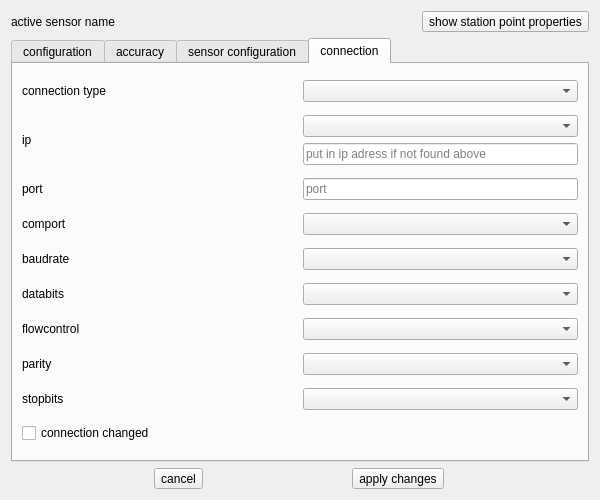
<?xml version="1.0" encoding="UTF-8"?>
<ui version="4.0">
 <class>StationInfoDialog</class>
 <widget class="QDialog" name="StationInfoDialog">
  <property name="geometry">
   <rect>
    <x>0</x>
    <y>0</y>
    <width>600</width>
    <height>500</height>
   </rect>
  </property>
  <property name="windowTitle">
   <string>Dialog</string>
  </property>
  <layout class="QVBoxLayout" name="verticalLayout_2">
   <item>
    <layout class="QHBoxLayout" name="horizontalLayout_5">
     <item>
      <widget class="QLabel" name="label_activeSensor">
       <property name="text">
        <string>active sensor name</string>
       </property>
      </widget>
     </item>
     <item>
      <widget class="QToolButton" name="toolButton_pointProperties">
       <property name="text">
        <string>show station point properties</string>
       </property>
      </widget>
     </item>
    </layout>
   </item>
   <item>
    <widget class="QTabWidget" name="tabWidget_sensorConfig">
     <property name="currentIndex">
      <number>3</number>
     </property>
     <widget class="QWidget" name="tab_config">
      <attribute name="title">
       <string>configuration</string>
      </attribute>
      <layout class="QVBoxLayout" name="verticalLayout_3">
       <item>
        <layout class="QHBoxLayout" name="horizontalLayout_2" stretch="1,1">
         <item>
          <widget class="QLabel" name="label_configName">
           <property name="text">
            <string>config name</string>
           </property>
          </widget>
         </item>
         <item>
          <widget class="QLineEdit" name="lineEdit_configName">
           <property name="placeholderText">
            <string>configuration name</string>
           </property>
          </widget>
         </item>
        </layout>
       </item>
       <item>
        <layout class="QHBoxLayout" name="horizontalLayout_3">
         <item>
          <widget class="QLabel" name="label_existingConfigs">
           <property name="text">
            <string>existing configs</string>
           </property>
          </widget>
         </item>
         <item>
          <widget class="QComboBox" name="comboBox_existingConfigs"/>
         </item>
        </layout>
       </item>
       <item>
        <layout class="QHBoxLayout" name="horizontalLayout_4" stretch="1,1">
         <item>
          <widget class="QToolButton" name="toolButton_loadConfig">
           <property name="text">
            <string>load configuration</string>
           </property>
          </widget>
         </item>
         <item>
          <widget class="QToolButton" name="toolButton_saveConfig">
           <property name="text">
            <string>save configuration</string>
           </property>
          </widget>
         </item>
        </layout>
       </item>
       <item>
        <spacer name="verticalSpacer">
         <property name="orientation">
          <enum>Qt::Vertical</enum>
         </property>
         <property name="sizeHint" stdset="0">
          <size>
           <width>20</width>
           <height>40</height>
          </size>
         </property>
        </spacer>
       </item>
      </layout>
     </widget>
     <widget class="QWidget" name="tab_accuracy">
      <attribute name="title">
       <string>accuracy</string>
      </attribute>
      <layout class="QVBoxLayout" name="verticalLayout">
       <item>
        <widget class="QToolBox" name="toolBox_accuracy">
         <property name="currentIndex">
          <number>4</number>
         </property>
         <widget class="QWidget" name="page_polar">
          <property name="geometry">
           <rect>
            <x>0</x>
            <y>0</y>
            <width>122</width>
            <height>96</height>
           </rect>
          </property>
          <attribute name="label">
           <string>polar</string>
          </attribute>
          <layout class="QVBoxLayout" name="verticalLayout_12">
           <item>
            <layout class="QHBoxLayout" name="horizontalLayout_14" stretch="1,1">
             <item>
              <widget class="QLabel" name="label_sigmaAzimuth">
               <property name="text">
                <string>TextLabel</string>
               </property>
              </widget>
             </item>
             <item>
              <widget class="QLineEdit" name="lineEdit_sigmaAzimuth"/>
             </item>
            </layout>
           </item>
           <item>
            <layout class="QHBoxLayout" name="horizontalLayout_15" stretch="1,1">
             <item>
              <widget class="QLabel" name="label_sigmaZenith">
               <property name="text">
                <string>TextLabel</string>
               </property>
              </widget>
             </item>
             <item>
              <widget class="QLineEdit" name="lineEdit_sigmaZenith"/>
             </item>
            </layout>
           </item>
           <item>
            <layout class="QHBoxLayout" name="horizontalLayout_16" stretch="1,1">
             <item>
              <widget class="QLabel" name="label_sigmaDistance">
               <property name="text">
                <string>TextLabel</string>
               </property>
              </widget>
             </item>
             <item>
              <widget class="QLineEdit" name="lineEdit_sigmaDistance"/>
             </item>
            </layout>
           </item>
          </layout>
         </widget>
         <widget class="QWidget" name="page_cartesian">
          <property name="geometry">
           <rect>
            <x>0</x>
            <y>0</y>
            <width>122</width>
            <height>96</height>
           </rect>
          </property>
          <attribute name="label">
           <string>cartesian</string>
          </attribute>
          <layout class="QVBoxLayout" name="verticalLayout_13">
           <item>
            <layout class="QHBoxLayout" name="horizontalLayout_17" stretch="1,1">
             <item>
              <widget class="QLabel" name="label_sigmaX">
               <property name="text">
                <string>TextLabel</string>
               </property>
              </widget>
             </item>
             <item>
              <widget class="QLineEdit" name="lineEdit_sigmaX"/>
             </item>
            </layout>
           </item>
           <item>
            <layout class="QHBoxLayout" name="horizontalLayout_18" stretch="1,1">
             <item>
              <widget class="QLabel" name="label_sigmaY">
               <property name="text">
                <string>TextLabel</string>
               </property>
              </widget>
             </item>
             <item>
              <widget class="QLineEdit" name="lineEdit_sigmaY"/>
             </item>
            </layout>
           </item>
           <item>
            <layout class="QHBoxLayout" name="horizontalLayout_19" stretch="1,1">
             <item>
              <widget class="QLabel" name="label_sigmaZ">
               <property name="text">
                <string>TextLabel</string>
               </property>
              </widget>
             </item>
             <item>
              <widget class="QLineEdit" name="lineEdit_sigmaZ"/>
             </item>
            </layout>
           </item>
          </layout>
         </widget>
         <widget class="QWidget" name="page_temperature">
          <property name="geometry">
           <rect>
            <x>0</x>
            <y>0</y>
            <width>122</width>
            <height>40</height>
           </rect>
          </property>
          <attribute name="label">
           <string>temperature</string>
          </attribute>
          <layout class="QVBoxLayout" name="verticalLayout_14">
           <item>
            <layout class="QHBoxLayout" name="horizontalLayout_20" stretch="1,1">
             <item>
              <widget class="QLabel" name="label_sigmaTemperature">
               <property name="text">
                <string>TextLabel</string>
               </property>
              </widget>
             </item>
             <item>
              <widget class="QLineEdit" name="lineEdit_sigmaTemperature"/>
             </item>
            </layout>
           </item>
          </layout>
         </widget>
         <widget class="QWidget" name="page_levelMeasurement">
          <property name="geometry">
           <rect>
            <x>0</x>
            <y>0</y>
            <width>122</width>
            <height>68</height>
           </rect>
          </property>
          <attribute name="label">
           <string>level measurement</string>
          </attribute>
          <layout class="QVBoxLayout" name="verticalLayout_15">
           <item>
            <layout class="QHBoxLayout" name="horizontalLayout_21" stretch="1,1">
             <item>
              <widget class="QLabel" name="label_sigmaXZ">
               <property name="text">
                <string>TextLabel</string>
               </property>
              </widget>
             </item>
             <item>
              <widget class="QLineEdit" name="lineEdit_sigmaXZ"/>
             </item>
            </layout>
           </item>
           <item>
            <layout class="QHBoxLayout" name="horizontalLayout_22" stretch="1,1">
             <item>
              <widget class="QLabel" name="label_sigmaYZ">
               <property name="text">
                <string>TextLabel</string>
               </property>
              </widget>
             </item>
             <item>
              <widget class="QLineEdit" name="lineEdit_sigmaYZ"/>
             </item>
            </layout>
           </item>
          </layout>
         </widget>
         <widget class="QWidget" name="page_sigmaUndefined">
          <property name="geometry">
           <rect>
            <x>0</x>
            <y>0</y>
            <width>558</width>
            <height>249</height>
           </rect>
          </property>
          <attribute name="label">
           <string>others</string>
          </attribute>
         </widget>
        </widget>
       </item>
      </layout>
     </widget>
     <widget class="QWidget" name="tab_sensorConfig">
      <attribute name="title">
       <string>sensor configuration</string>
      </attribute>
     </widget>
     <widget class="QWidget" name="tab_connection">
      <attribute name="title">
       <string>connection</string>
      </attribute>
      <layout class="QVBoxLayout" name="verticalLayout_6">
       <item>
        <layout class="QHBoxLayout" name="horizontalLayout_27" stretch="1,1">
         <item>
          <widget class="QLabel" name="label_connectionType">
           <property name="text">
            <string>connection type</string>
           </property>
          </widget>
         </item>
         <item>
          <widget class="QComboBox" name="comboBox_connectiontype"/>
         </item>
        </layout>
       </item>
       <item>
        <layout class="QHBoxLayout" name="horizontalLayout_28" stretch="1,1">
         <item>
          <widget class="QLabel" name="label_ip">
           <property name="text">
            <string>ip</string>
           </property>
          </widget>
         </item>
         <item>
          <layout class="QVBoxLayout" name="verticalLayout_5">
           <item>
            <widget class="QComboBox" name="comboBox_ip"/>
           </item>
           <item>
            <widget class="QLineEdit" name="lineEdit_ip">
             <property name="placeholderText">
              <string>put in ip adress if not found above</string>
             </property>
            </widget>
           </item>
          </layout>
         </item>
        </layout>
       </item>
       <item>
        <layout class="QHBoxLayout" name="horizontalLayout_26" stretch="1,1">
         <item>
          <widget class="QLabel" name="label_port">
           <property name="text">
            <string>port</string>
           </property>
          </widget>
         </item>
         <item>
          <widget class="QLineEdit" name="lineEdit_port">
           <property name="placeholderText">
            <string>port</string>
           </property>
          </widget>
         </item>
        </layout>
       </item>
       <item>
        <layout class="QHBoxLayout" name="horizontalLayout_24" stretch="1,1">
         <item>
          <widget class="QLabel" name="label_comport">
           <property name="text">
            <string>comport</string>
           </property>
          </widget>
         </item>
         <item>
          <widget class="QComboBox" name="comboBox_comport"/>
         </item>
        </layout>
       </item>
       <item>
        <layout class="QHBoxLayout" name="horizontalLayout_29" stretch="1,1">
         <item>
          <widget class="QLabel" name="label_baudrate">
           <property name="text">
            <string>baudrate</string>
           </property>
          </widget>
         </item>
         <item>
          <widget class="QComboBox" name="comboBox_baudrate"/>
         </item>
        </layout>
       </item>
       <item>
        <layout class="QHBoxLayout" name="horizontalLayout_30" stretch="1,1">
         <item>
          <widget class="QLabel" name="label_databits">
           <property name="text">
            <string>databits</string>
           </property>
          </widget>
         </item>
         <item>
          <widget class="QComboBox" name="comboBox_databits"/>
         </item>
        </layout>
       </item>
       <item>
        <layout class="QHBoxLayout" name="horizontalLayout_31" stretch="1,1">
         <item>
          <widget class="QLabel" name="label_flowcontrol">
           <property name="text">
            <string>flowcontrol</string>
           </property>
          </widget>
         </item>
         <item>
          <widget class="QComboBox" name="comboBox_flowcontrol"/>
         </item>
        </layout>
       </item>
       <item>
        <layout class="QHBoxLayout" name="horizontalLayout_23" stretch="1,1">
         <item>
          <widget class="QLabel" name="label_parity">
           <property name="text">
            <string>parity</string>
           </property>
          </widget>
         </item>
         <item>
          <widget class="QComboBox" name="comboBox_parity"/>
         </item>
        </layout>
       </item>
       <item>
        <layout class="QHBoxLayout" name="horizontalLayout_25" stretch="1,1">
         <item>
          <widget class="QLabel" name="label_stopbits">
           <property name="text">
            <string>stopbits</string>
           </property>
          </widget>
         </item>
         <item>
          <widget class="QComboBox" name="comboBox_stopbits"/>
         </item>
        </layout>
       </item>
       <item>
        <widget class="QCheckBox" name="checkBox_connectionChanged">
         <property name="text">
          <string>connection changed</string>
         </property>
        </widget>
       </item>
      </layout>
     </widget>
    </widget>
   </item>
   <item>
    <layout class="QHBoxLayout" name="horizontalLayout">
     <item>
      <widget class="QToolButton" name="toolButton_cancel">
       <property name="text">
        <string>cancel</string>
       </property>
      </widget>
     </item>
     <item>
      <widget class="QToolButton" name="toolButton_ok">
       <property name="text">
        <string>apply changes</string>
       </property>
      </widget>
     </item>
    </layout>
   </item>
  </layout>
 </widget>
 <resources/>
 <connections/>
</ui>
